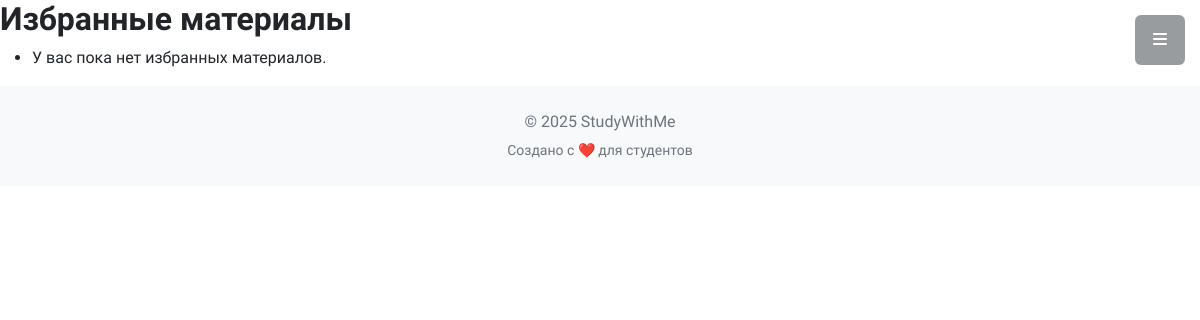
Page /favorites/ (signed in) on the earlier database version.
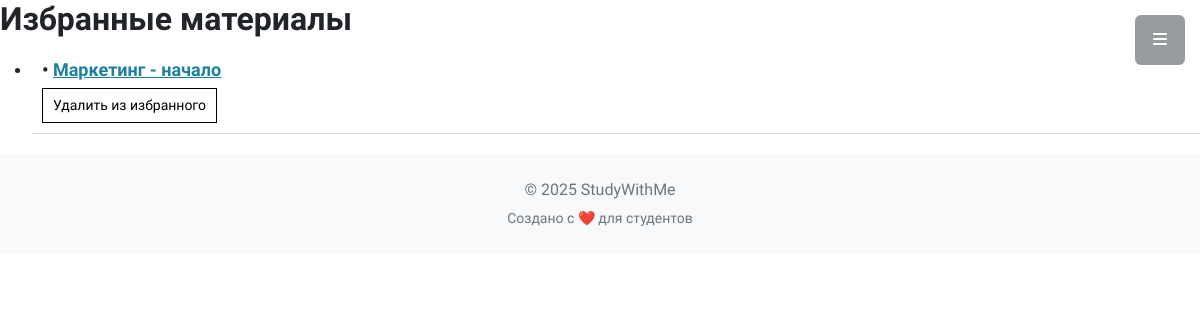
Same page on the later database version.
### main/models.py (models this page shows, shortened)
class FavoriteMaterial(models.Model):
    user = models.ForeignKey(MyUser, on_delete=models.CASCADE)
    material = models.ForeignKey('StudyMaterial', on_delete=models.CASCADE)
    added_at = models.DateTimeField(auto_now_add=True)
    class Meta:
        verbose_name = "Избранный материал"
        verbose_name_plural = "Избранные материалы"

class StudyMaterial(models.Model):
    title = models.CharField(max_length=255, verbose_name="Название")
    description = models.TextField(verbose_name="Описание")
    video = models.TextField(blank=True, null=True, verbose_name='Видео')
    created_by = models.ForeignKey(MyUser, on_delete=models.CASCADE, verbose_name="Автор")
    created_at = models.DateTimeField(auto_now_add=True, verbose_name="Дата создания")
    category = models.ForeignKey('StudyMaterialCategory', on_delete=models.SET_NULL, null=True, blank=True, related_name='materials', verbose_name="Категория")
    class Meta:
        verbose_name = "Учебный материал"
        verbose_name_plural = "Учебные материалы"

### main/views.py (the view)
# urls.py: path('favorites/', views.favorite_materials_view, name='favorite_materials'),
@login_required
def favorite_materials_view(request):
    favorites = FavoriteMaterial.objects.filter(user=request.user).select_related('material')
    return render(request, 'main/favorite_list.html', {'favorites': favorites})

### main/templates/main/favorite_list.html (shortened to what this page needs)
{% extends 'base.html' %}
{% load static %}
{% block content %}
<h2>Избранные материалы</h2>
<ul>
  {% for favorite in favorites %}
    <li class="favorite-item">
      <div class="favorite-title">
        • <a href="{% url 'favorite_material_detail' favorite.material.id %}">
          {{ favorite.material.title }}
        </a>
      </div>
      <form method="post" action="{% url 'remove_favorite' favorite.material.id %}" class="favorite-remove-form remove-form">
        <button type="submit" class="remove-button" data-title="{{ favorite.material.title }}">Удалить из избранного</button>
      </form>
    </li>
  {% empty %}
    <li>У вас пока нет избранных материалов.</li>
  {% endfor %}
</ul>
{% endblock %}

Differences in the rows shown:
added FavoriteMaterial: material "Маркетинг - начало"
Other differences:
text no longer shown: "У вас пока нет избранных материалов."
